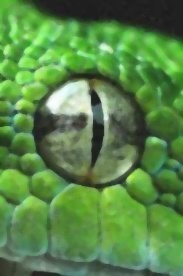
#> input picture LABORATORIOS/5. FRECUENCIA/herby.jpg, 183 x 276 px
$ jupyter execute filtro_laplaciano.ipynb   (older library calls are emulated)
#> lines starting #> are read from the running program, lines starting #| are printed output that depends on the picture
[cell 1]
import cv2
import numpy as np

[cell 2]
image = cv2.imread('herby.jpg')
#> image is the input picture: shape (276, 183, 3); mean B, G, R 71.9, 133.7, 87.3

laplacian = cv2.Laplacian(image, cv2.CV_64F, ksize=7)
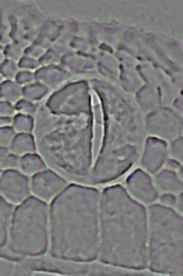
#> laplacian: shape (276, 183, 3) float64; mean B, G, R 2.7, 0, 2.1; drawn with min black and max white

laplacian = np.absolute(laplacian)
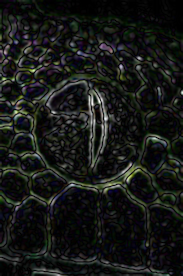
#> laplacian: shape (276, 183, 3) float64; mean B, G, R 3104.7, 3390.9, 3127.6; drawn with min black and max white
laplacian = np.uint8(laplacian/np.max(laplacian)*255)

cv2.imshow('Imagen Original', image)
cv2.imshow('Bordes laplaciano', laplacian)

cv2.imwrite('laplaciano.jpg', laplacian)

cv2.waitKey(0)
cv2.destroyAllWindows()

$ run again, with LABORATORIOS/5. FRECUENCIA/atardecer.jpg copied over LABORATORIOS/5. FRECUENCIA/herby.jpg
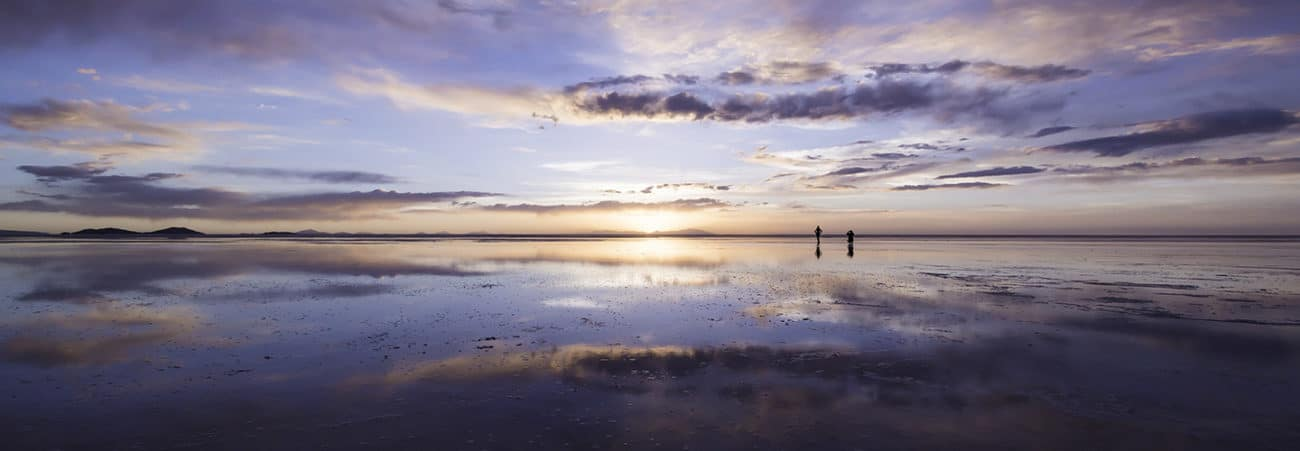
#> input picture LABORATORIOS/5. FRECUENCIA/atardecer.jpg, 1300 x 451 px
#> image is the input picture: shape (451, 1300, 3); mean B, G, R 132.7, 115.8, 122.3
#> `laplacian = cv2.Laplacian(image, cv2.CV_64F, ksize=7)`:
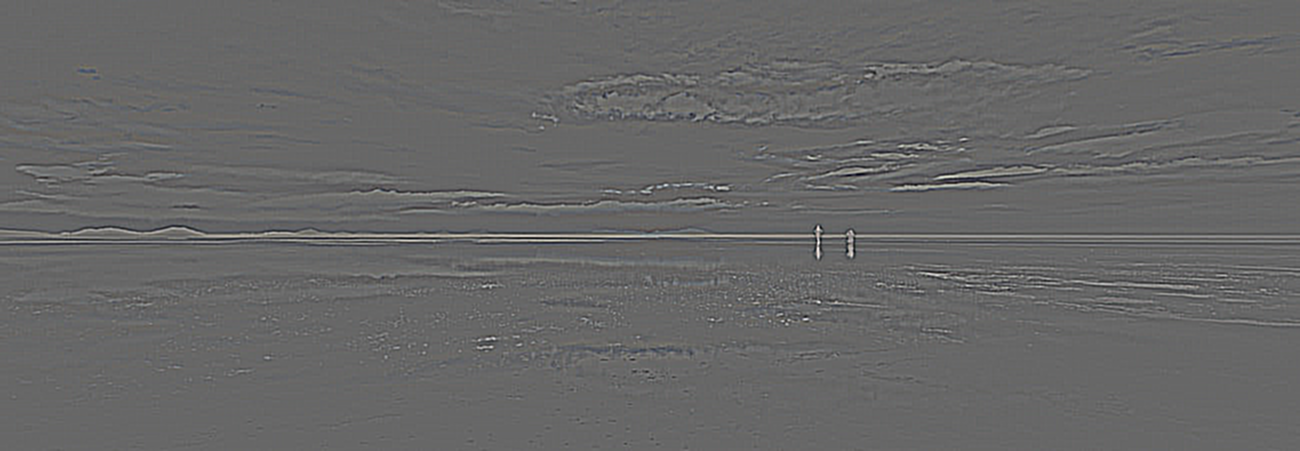
#> laplacian: shape (451, 1300, 3) float64; mean B, G, R 0.2, 0.1, 0.2; drawn with min black and max white
#> `laplacian = np.absolute(laplacian)`:
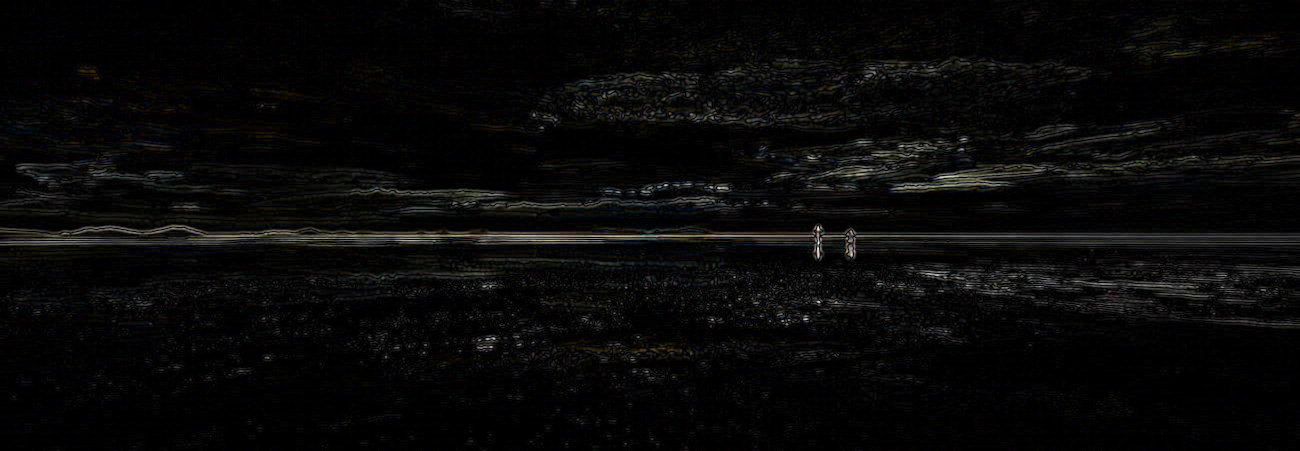
#> laplacian: shape (451, 1300, 3) float64; mean B, G, R 1709.6, 1744.2, 1778; drawn with min black and max white
